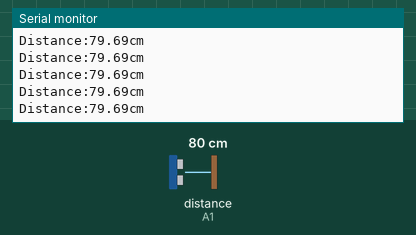
Bench run of a sketch on a simulated Arduino Uno, built with avr-gcc and run on an emulated ATmega328P. Shown: the last lines printed to the serial monitor. Wiring (inferred from the names in the program): ultrasonic range finder: trigger A0; echo A1. Inputs (shaded band) come from the test bench; at power-on: distance to the obstacle (sensor on A1) 80 cm. The echo pulse lasts 58.3 µs per cm.

Above: at 1.2 s.
1.3 s: distance to the obstacle (sensor on A1) set to 120 cm
At 1.49 s:
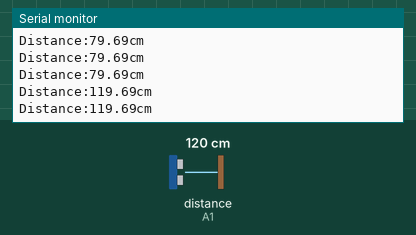
4.3 s: distance to the obstacle (sensor on A1) set to 35 cm
At 4.3 s:
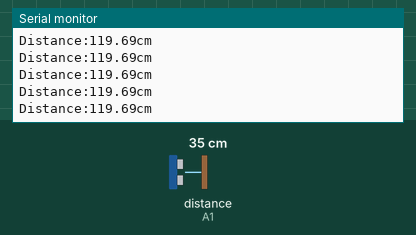
7.3 s: distance to the obstacle (sensor on A1) set to 250 cm
At 7.4 s:
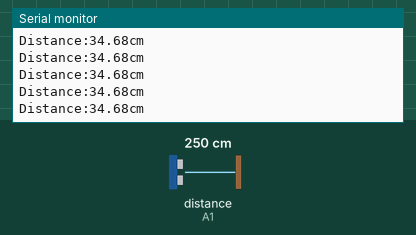
Timing chart, 0 to 10.3 s (numbered marks = the images above; inputs shaded):
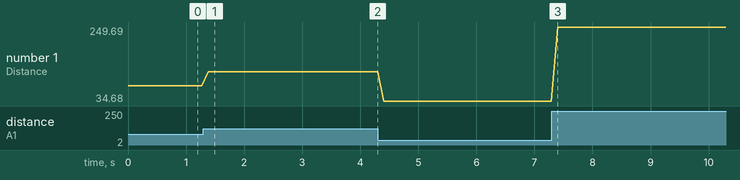

Measured:
- after the input at 1.3 s, the serial monitor: prints a new line after 0.08 s (image 1)
- plotted number 1: 79.69 → 119.69 after the input at 1.3 s, 119.69 → 34.68 after the input at 4.3 s, 34.68 → 249.69 after the input at 7.3 s

The sketch:

_____.ino
```cpp
int TrgPin = A0;
int EcoPin = A1;
float dist;
void setup()
{
Serial.begin(9600);
//设置TrgPin为输出状态
pinMode(TrgPin, OUTPUT);
// 设置EcoPin为输入状态
pinMode(EcoPin, INPUT);
}
void loop()
{
digitalWrite(TrgPin, LOW);
delayMicroseconds(8);
digitalWrite(TrgPin, HIGH);
// 维持10毫秒高电平用来产生一个脉冲
delayMicroseconds(10);
digitalWrite(TrgPin, LOW);
// 读取脉冲的宽度并换算成距离
// v = 0.0343厘米/微秒
// 1/v*2 ~= 58
dist = pulseIn(EcoPin, HIGH) / 58.3;
Serial.print("Distance:");
Serial.print(dist);
Serial.println("cm");
delay(100);
}
```
